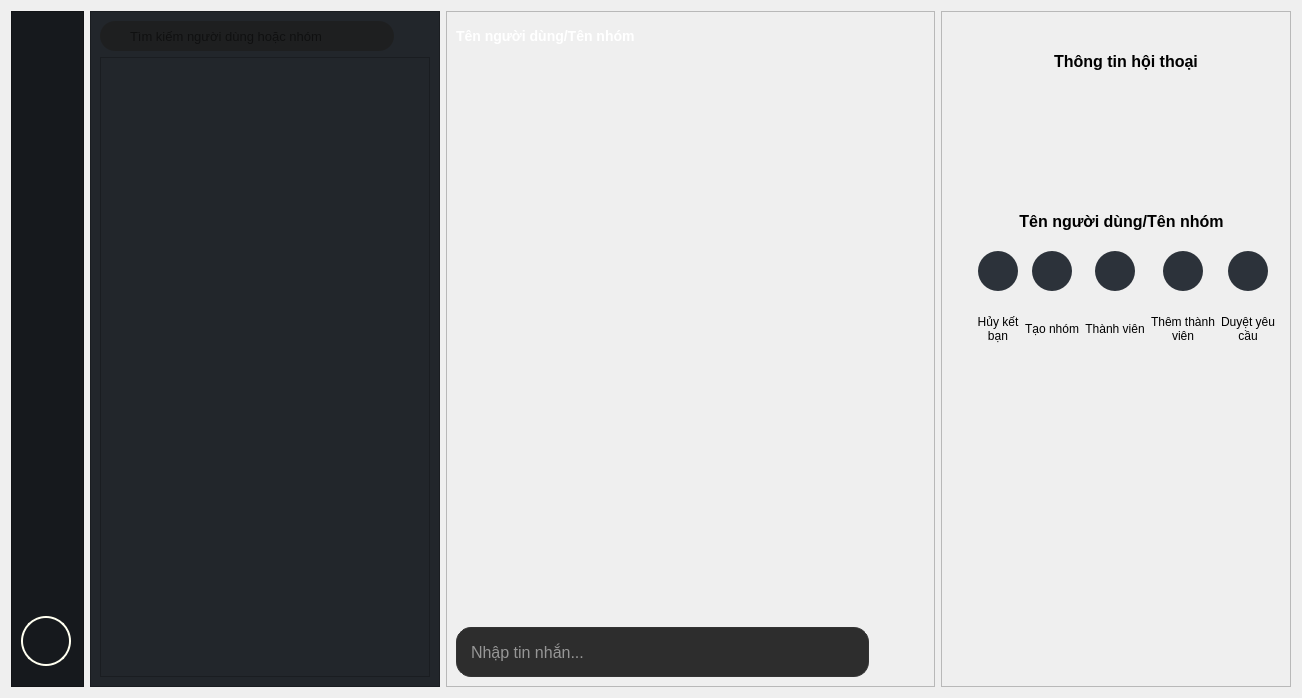
<?xml version="1.0" encoding="UTF-8"?>
<ui version="4.0">
 <class>Form</class>
 <widget class="QWidget" name="Form">
  <property name="geometry">
   <rect>
    <x>0</x>
    <y>0</y>
    <width>1302</width>
    <height>698</height>
   </rect>
  </property>
  <property name="minimumSize">
   <size>
    <width>0</width>
    <height>0</height>
   </size>
  </property>
  <property name="windowTitle">
   <string>Form</string>
  </property>
  <layout class="QHBoxLayout" name="horizontalLayout">
   <item>
    <widget class="QFrame" name="col1_nav">
     <property name="sizePolicy">
      <sizepolicy hsizetype="Fixed" vsizetype="Preferred">
       <horstretch>0</horstretch>
       <verstretch>0</verstretch>
      </sizepolicy>
     </property>
     <property name="minimumSize">
      <size>
       <width>73</width>
       <height>0</height>
      </size>
     </property>
     <property name="maximumSize">
      <size>
       <width>73</width>
       <height>16777215</height>
      </size>
     </property>
     <property name="styleSheet">
      <string notr="true"> background-color: #16191D;</string>
     </property>
     <property name="frameShape">
      <enum>QFrame::Shape::StyledPanel</enum>
     </property>
     <property name="frameShadow">
      <enum>QFrame::Shadow::Raised</enum>
     </property>
     <layout class="QVBoxLayout" name="verticalLayout">
      <property name="topMargin">
       <number>15</number>
      </property>
      <property name="bottomMargin">
       <number>20</number>
      </property>
      <item>
       <widget class="QPushButton" name="btn_messages">
        <property name="minimumSize">
         <size>
          <width>50</width>
          <height>50</height>
         </size>
        </property>
        <property name="maximumSize">
         <size>
          <width>50</width>
          <height>50</height>
         </size>
        </property>
        <property name="cursor">
         <cursorShape>PointingHandCursor</cursorShape>
        </property>
        <property name="styleSheet">
         <string notr="true">QPushButton {
    border: none;
    background-color: transparent;
    border-radius: 10px; /* Bo góc */
}
QPushButton:hover {
    background-color: rgba(255, 255, 255, 0.1); /* Màu nền nhạt khi di chuột vào */
}</string>
        </property>
        <property name="text">
         <string/>
        </property>
        <property name="icon">
         <iconset>
          <normaloff>images/chaticon.svg</normaloff>images/chaticon.svg</iconset>
        </property>
        <property name="iconSize">
         <size>
          <width>30</width>
          <height>30</height>
         </size>
        </property>
       </widget>
      </item>
      <item>
       <spacer name="verticalSpacer">
        <property name="orientation">
         <enum>Qt::Orientation::Vertical</enum>
        </property>
        <property name="sizeHint" stdset="0">
         <size>
          <width>20</width>
          <height>40</height>
         </size>
        </property>
       </spacer>
      </item>
      <item>
       <widget class="QPushButton" name="btn_avatar">
        <property name="minimumSize">
         <size>
          <width>50</width>
          <height>50</height>
         </size>
        </property>
        <property name="maximumSize">
         <size>
          <width>50</width>
          <height>50</height>
         </size>
        </property>
        <property name="cursor">
         <cursorShape>PointingHandCursor</cursorShape>
        </property>
        <property name="styleSheet">
         <string notr="true">#btn_avatar {
    background-color: transparent;
    border: 2px solid #FFFFF0; 
    border-radius: 25px; 
    padding: 5px; 
}

</string>
        </property>
        <property name="text">
         <string/>
        </property>
        <property name="icon">
         <iconset>
          <normaloff>images/avtchat-removebg-preview.png</normaloff>images/avtchat-removebg-preview.png</iconset>
        </property>
        <property name="iconSize">
         <size>
          <width>40</width>
          <height>40</height>
         </size>
        </property>
       </widget>
      </item>
     </layout>
    </widget>
   </item>
   <item>
    <widget class="QFrame" name="col2_chatlist">
     <property name="sizePolicy">
      <sizepolicy hsizetype="Fixed" vsizetype="Preferred">
       <horstretch>0</horstretch>
       <verstretch>0</verstretch>
      </sizepolicy>
     </property>
     <property name="minimumSize">
      <size>
       <width>350</width>
       <height>0</height>
      </size>
     </property>
     <property name="maximumSize">
      <size>
       <width>350</width>
       <height>16777215</height>
      </size>
     </property>
     <property name="styleSheet">
      <string notr="true"> background-color: #22262B;</string>
     </property>
     <property name="frameShape">
      <enum>QFrame::Shape::StyledPanel</enum>
     </property>
     <property name="frameShadow">
      <enum>QFrame::Shadow::Raised</enum>
     </property>
     <layout class="QVBoxLayout" name="verticalLayout_2">
      <item>
       <layout class="QHBoxLayout" name="horizontalLayout_2">
        <item>
         <widget class="QLineEdit" name="txt_search">
          <property name="minimumSize">
           <size>
            <width>0</width>
            <height>30</height>
           </size>
          </property>
          <property name="maximumSize">
           <size>
            <width>16777215</width>
            <height>30</height>
           </size>
          </property>
          <property name="font">
           <font>
            <pointsize>10</pointsize>
           </font>
          </property>
          <property name="styleSheet">
           <string notr="true">QLineEdit {
    border-radius: 15px;      /* Bo tròn thanh tìm kiếm giống Web */
    padding-left: 28px;       /* Rất quan trọng: Đẩy chữ sang phải 28px để không đè lên icon kính lúp */
    padding-right: 10px;
    background-color: #1E1F20;
}
QLineEdit:focus {
    border: 1px solid #3498db; /* Đổi sang màu xanh dương khi click vào gõ chữ */
}</string>
          </property>
          <property name="placeholderText">
           <string>Tìm kiếm người dùng hoặc nhóm</string>
          </property>
         </widget>
        </item>
        <item>
         <widget class="QPushButton" name="btn_create_group">
          <property name="minimumSize">
           <size>
            <width>30</width>
            <height>30</height>
           </size>
          </property>
          <property name="maximumSize">
           <size>
            <width>30</width>
            <height>30</height>
           </size>
          </property>
          <property name="cursor">
           <cursorShape>PointingHandCursor</cursorShape>
          </property>
          <property name="styleSheet">
           <string notr="true">QPushButton {
    border: none;
    background-color: transparent; 
    border-radius: 8px;       
   padding: 5px; 
}
QPushButton:hover {
    background-color: rgba(255, 255, 255, 0.1); 
}</string>
          </property>
          <property name="text">
           <string/>
          </property>
          <property name="icon">
           <iconset>
            <normaloff>images/usergr.svg</normaloff>images/usergr.svg</iconset>
          </property>
          <property name="iconSize">
           <size>
            <width>20</width>
            <height>20</height>
           </size>
          </property>
         </widget>
        </item>
       </layout>
      </item>
      <item>
       <widget class="QListWidget" name="list_chats"/>
      </item>
     </layout>
    </widget>
   </item>
   <item>
    <widget class="QFrame" name="col3_mainchat">
     <property name="sizePolicy">
      <sizepolicy hsizetype="Expanding" vsizetype="Preferred">
       <horstretch>0</horstretch>
       <verstretch>0</verstretch>
      </sizepolicy>
     </property>
     <property name="styleSheet">
      <string notr="true">/* Làm đẹp Header */
QLabel#lbl_chat_title {
    font-weight: bold;
    font-size: 14px;
    color: #ffffff;
}

/* Xóa viền của vùng cuộn tin nhắn */
QScrollArea#scroll_chat_history {
    border: none;
    background-color: #16191D; /* Màu nền vùng chat (tối) */
}

/* Làm mượt dải nút chức năng (Sticker, Ảnh, Cam) */
QPushButton#btn_sticker, QPushButton#btn_image, QPushButton#btn_camera, QPushButton#btn_search_chat, QPushButton#btn_toggle_info {
    border: none;
    background-color: transparent;
    padding: 5px;
}
QPushButton#btn_sticker:hover, QPushButton#btn_image:hover, QPushButton#btn_camera:hover, QPushButton#btn_search_chat:hover, QPushButton#btn_toggle_info:hover {
    background-color: rgba(255, 255, 255, 0.1); /* Sáng nhẹ khi di chuột vào */
    border-radius: 5px;
}

/* Làm đẹp ô gõ tin nhắn */
QLineEdit#txt_input_message {
    border: 1px solid #333333;
    border-radius: 15px;
    padding: 6px 12px;
    background-color: #2d2d2d;
    color: #ffffff;
}

QLineEdit#txt_input_message:focus {
    border: 1px solid #3498db; /* Viền đổi sang màu xanh dương để người dùng biết đang gõ */
}
/* Làm đẹp nút Gửi */
QPushButton#btn_send {
    border: none;
    background-color: transparent;
    color: white;
    padding: 6px 15px;
    border-radius: 15px;
    font-weight: bold;
}
QPushButton#btn_send:hover {
    background-color: rgba(255, 255, 255, 0.1);
}</string>
     </property>
     <property name="frameShape">
      <enum>QFrame::Shape::StyledPanel</enum>
     </property>
     <property name="frameShadow">
      <enum>QFrame::Shadow::Raised</enum>
     </property>
     <layout class="QVBoxLayout" name="verticalLayout_3">
      <item>
       <layout class="QHBoxLayout" name="horizontalLayout_3">
        <item>
         <widget class="QLabel" name="lbl_chat_title">
          <property name="font">
           <font>
            <pointsize>-1</pointsize>
            <bold>true</bold>
           </font>
          </property>
          <property name="text">
           <string>Tên người dùng/Tên nhóm</string>
          </property>
         </widget>
        </item>
        <item>
         <spacer name="horizontalSpacer_4">
          <property name="orientation">
           <enum>Qt::Orientation::Horizontal</enum>
          </property>
          <property name="sizeHint" stdset="0">
           <size>
            <width>40</width>
            <height>20</height>
           </size>
          </property>
         </spacer>
        </item>
        <item>
         <widget class="QPushButton" name="btn_search_chat">
          <property name="minimumSize">
           <size>
            <width>30</width>
            <height>30</height>
           </size>
          </property>
          <property name="maximumSize">
           <size>
            <width>30</width>
            <height>30</height>
           </size>
          </property>
          <property name="cursor">
           <cursorShape>PointingHandCursor</cursorShape>
          </property>
          <property name="text">
           <string/>
          </property>
          <property name="icon">
           <iconset>
            <normaloff>images/search.svg</normaloff>images/search.svg</iconset>
          </property>
          <property name="iconSize">
           <size>
            <width>20</width>
            <height>20</height>
           </size>
          </property>
         </widget>
        </item>
        <item>
         <widget class="QPushButton" name="btn_toggle_info">
          <property name="minimumSize">
           <size>
            <width>30</width>
            <height>30</height>
           </size>
          </property>
          <property name="maximumSize">
           <size>
            <width>30</width>
            <height>30</height>
           </size>
          </property>
          <property name="cursor">
           <cursorShape>PointingHandCursor</cursorShape>
          </property>
          <property name="text">
           <string/>
          </property>
          <property name="icon">
           <iconset>
            <normaloff>images/sidebar.svg</normaloff>images/sidebar.svg</iconset>
          </property>
          <property name="iconSize">
           <size>
            <width>20</width>
            <height>20</height>
           </size>
          </property>
         </widget>
        </item>
       </layout>
      </item>
      <item>
       <widget class="QScrollArea" name="scroll_chat_history">
        <property name="font">
         <font>
          <pointsize>10</pointsize>
         </font>
        </property>
        <property name="widgetResizable">
         <bool>true</bool>
        </property>
        <widget class="QWidget" name="scrollAreaWidgetContents_2">
         <property name="geometry">
          <rect>
           <x>0</x>
           <y>0</y>
           <width>471</width>
           <height>519</height>
          </rect>
         </property>
        </widget>
       </widget>
      </item>
      <item>
       <layout class="QHBoxLayout" name="horizontalLayout_4">
        <item>
         <widget class="QPushButton" name="btn_sticker">
          <property name="minimumSize">
           <size>
            <width>35</width>
            <height>35</height>
           </size>
          </property>
          <property name="maximumSize">
           <size>
            <width>35</width>
            <height>35</height>
           </size>
          </property>
          <property name="cursor">
           <cursorShape>PointingHandCursor</cursorShape>
          </property>
          <property name="text">
           <string/>
          </property>
          <property name="icon">
           <iconset>
            <normaloff>images/emoji.svg</normaloff>images/emoji.svg</iconset>
          </property>
          <property name="iconSize">
           <size>
            <width>20</width>
            <height>20</height>
           </size>
          </property>
         </widget>
        </item>
        <item>
         <widget class="QPushButton" name="btn_image">
          <property name="minimumSize">
           <size>
            <width>35</width>
            <height>35</height>
           </size>
          </property>
          <property name="maximumSize">
           <size>
            <width>35</width>
            <height>35</height>
           </size>
          </property>
          <property name="cursor">
           <cursorShape>PointingHandCursor</cursorShape>
          </property>
          <property name="text">
           <string/>
          </property>
          <property name="icon">
           <iconset>
            <normaloff>images/picture.svg</normaloff>images/picture.svg</iconset>
          </property>
          <property name="iconSize">
           <size>
            <width>20</width>
            <height>20</height>
           </size>
          </property>
         </widget>
        </item>
        <item>
         <widget class="QPushButton" name="btn_camera">
          <property name="minimumSize">
           <size>
            <width>35</width>
            <height>35</height>
           </size>
          </property>
          <property name="maximumSize">
           <size>
            <width>35</width>
            <height>35</height>
           </size>
          </property>
          <property name="cursor">
           <cursorShape>PointingHandCursor</cursorShape>
          </property>
          <property name="text">
           <string/>
          </property>
          <property name="icon">
           <iconset>
            <normaloff>images/camera.svg</normaloff>images/camera.svg</iconset>
          </property>
          <property name="iconSize">
           <size>
            <width>20</width>
            <height>20</height>
           </size>
          </property>
         </widget>
        </item>
        <item>
         <spacer name="horizontalSpacer_3">
          <property name="orientation">
           <enum>Qt::Orientation::Horizontal</enum>
          </property>
          <property name="sizeHint" stdset="0">
           <size>
            <width>40</width>
            <height>20</height>
           </size>
          </property>
         </spacer>
        </item>
       </layout>
      </item>
      <item>
       <layout class="QHBoxLayout" name="horizontalLayout_5">
        <item>
         <widget class="QLineEdit" name="txt_input_message">
          <property name="minimumSize">
           <size>
            <width>0</width>
            <height>50</height>
           </size>
          </property>
          <property name="font">
           <font>
            <pointsize>12</pointsize>
           </font>
          </property>
          <property name="placeholderText">
           <string>Nhập tin nhắn...</string>
          </property>
         </widget>
        </item>
        <item>
         <widget class="QPushButton" name="btn_send">
          <property name="maximumSize">
           <size>
            <width>50</width>
            <height>50</height>
           </size>
          </property>
          <property name="cursor">
           <cursorShape>PointingHandCursor</cursorShape>
          </property>
          <property name="text">
           <string/>
          </property>
          <property name="icon">
           <iconset>
            <normaloff>images/send.svg</normaloff>images/send.svg</iconset>
          </property>
          <property name="iconSize">
           <size>
            <width>20</width>
            <height>20</height>
           </size>
          </property>
         </widget>
        </item>
       </layout>
      </item>
     </layout>
    </widget>
   </item>
   <item>
    <widget class="QFrame" name="col4_info">
     <property name="sizePolicy">
      <sizepolicy hsizetype="Fixed" vsizetype="Preferred">
       <horstretch>0</horstretch>
       <verstretch>0</verstretch>
      </sizepolicy>
     </property>
     <property name="minimumSize">
      <size>
       <width>350</width>
       <height>0</height>
      </size>
     </property>
     <property name="maximumSize">
      <size>
       <width>350</width>
       <height>16777215</height>
      </size>
     </property>
     <property name="frameShape">
      <enum>QFrame::Shape::StyledPanel</enum>
     </property>
     <property name="frameShadow">
      <enum>QFrame::Shadow::Raised</enum>
     </property>
     <layout class="QVBoxLayout" name="verticalLayout_4">
      <item>
       <widget class="QStackedWidget" name="stacked_col4">
        <property name="currentIndex">
         <number>0</number>
        </property>
        <widget class="QWidget" name="page_info">
         <widget class="QWidget" name="horizontalLayoutWidget_2">
          <property name="geometry">
           <rect>
            <x>30</x>
            <y>20</y>
            <width>290</width>
            <height>41</height>
           </rect>
          </property>
          <layout class="QHBoxLayout" name="horizontalLayout_7">
           <item>
            <spacer name="horizontalSpacer_5">
             <property name="orientation">
              <enum>Qt::Orientation::Horizontal</enum>
             </property>
             <property name="sizeHint" stdset="0">
              <size>
               <width>40</width>
               <height>20</height>
              </size>
             </property>
            </spacer>
           </item>
           <item>
            <widget class="QLabel" name="lbl_col4_title">
             <property name="font">
              <font>
               <pointsize>12</pointsize>
               <bold>true</bold>
              </font>
             </property>
             <property name="text">
              <string>Thông tin hội thoại</string>
             </property>
             <property name="alignment">
              <set>Qt::AlignmentFlag::AlignCenter</set>
             </property>
            </widget>
           </item>
           <item>
            <spacer name="horizontalSpacer_6">
             <property name="orientation">
              <enum>Qt::Orientation::Horizontal</enum>
             </property>
             <property name="sizeHint" stdset="0">
              <size>
               <width>40</width>
               <height>20</height>
              </size>
             </property>
            </spacer>
           </item>
          </layout>
         </widget>
         <widget class="QLabel" name="lbl_info_avatar">
          <property name="geometry">
           <rect>
            <x>125</x>
            <y>70</y>
            <width>100</width>
            <height>100</height>
           </rect>
          </property>
          <property name="text">
           <string/>
          </property>
          <property name="alignment">
           <set>Qt::AlignmentFlag::AlignCenter</set>
          </property>
         </widget>
         <widget class="QWidget" name="horizontalLayoutWidget_3">
          <property name="geometry">
           <rect>
            <x>40</x>
            <y>180</y>
            <width>261</width>
            <height>40</height>
           </rect>
          </property>
          <layout class="QHBoxLayout" name="horizontalLayout_8">
           <item>
            <spacer name="horizontalSpacer_7">
             <property name="orientation">
              <enum>Qt::Orientation::Horizontal</enum>
             </property>
             <property name="sizeHint" stdset="0">
              <size>
               <width>40</width>
               <height>20</height>
              </size>
             </property>
            </spacer>
           </item>
           <item>
            <widget class="QLabel" name="lbl_info_name">
             <property name="font">
              <font>
               <pointsize>12</pointsize>
               <bold>true</bold>
              </font>
             </property>
             <property name="text">
              <string>Tên người dùng/Tên nhóm</string>
             </property>
             <property name="alignment">
              <set>Qt::AlignmentFlag::AlignCenter</set>
             </property>
            </widget>
           </item>
           <item>
            <spacer name="horizontalSpacer_8">
             <property name="orientation">
              <enum>Qt::Orientation::Horizontal</enum>
             </property>
             <property name="sizeHint" stdset="0">
              <size>
               <width>40</width>
               <height>20</height>
              </size>
             </property>
            </spacer>
           </item>
          </layout>
         </widget>
         <widget class="QWidget" name="horizontalLayoutWidget">
          <property name="geometry">
           <rect>
            <x>10</x>
            <y>230</y>
            <width>330</width>
            <height>110</height>
           </rect>
          </property>
          <layout class="QHBoxLayout" name="horizontalLayout_6">
           <item>
            <spacer name="horizontalSpacer">
             <property name="orientation">
              <enum>Qt::Orientation::Horizontal</enum>
             </property>
             <property name="sizeHint" stdset="0">
              <size>
               <width>10</width>
               <height>20</height>
              </size>
             </property>
            </spacer>
           </item>

           <item>
            <layout class="QVBoxLayout" name="verticalLayout_10">
             <item alignment="Qt::AlignmentFlag::AlignHCenter">
              <widget class="QPushButton" name="btn_info_block">
               <property name="minimumSize">
                <size>
                 <width>40</width>
                 <height>40</height>
                </size>
               </property>
               <property name="maximumSize">
                <size>
                 <width>40</width>
                 <height>40</height>
                </size>
               </property>
               <property name="styleSheet">
                <string notr="true">QPushButton {
    border-radius: 20px;
    background-color: #2C323A;
}
QPushButton:hover {
    background-color: rgba(255, 255, 255, 0.1);
}</string>
               </property>
               <property name="text">
                <string/>
               </property>
               <property name="icon">
                <iconset>
                 <normaloff>images/block.svg</normaloff>images/block.svg</iconset>
               </property>
               <property name="iconSize">
                <size>
                 <width>24</width>
                 <height>24</height>
                </size>
               </property>
              </widget>
             </item>
             <item>
              <widget class="QLabel" name="lbl_btn_block">
               <property name="text">
                <string>&lt;html&gt;&lt;head/&gt;&lt;body&gt;&lt;p align=&quot;center&quot;&gt;Hủy kết&lt;br/&gt;bạn&lt;/p&gt;&lt;/body&gt;&lt;/html&gt;</string>
               </property>
               <property name="alignment">
                <set>Qt::AlignmentFlag::AlignCenter</set>
               </property>
              </widget>
             </item>
            </layout>
           </item>
           <item>
            <layout class="QVBoxLayout" name="verticalLayout_6">
             <item alignment="Qt::AlignmentFlag::AlignHCenter">
              <widget class="QPushButton" name="btn_info_action">
               <property name="minimumSize">
                <size>
                 <width>40</width>
                 <height>40</height>
                </size>
               </property>
               <property name="maximumSize">
                <size>
                 <width>40</width>
                 <height>40</height>
                </size>
               </property>
               <property name="styleSheet">
                <string notr="true">QPushButton {
    border-radius: 20px;
    background-color: #2C323A;
}
QPushButton:hover {
    background-color: rgba(255, 255, 255, 0.1);
}</string>
               </property>
               <property name="text">
                <string/>
               </property>
               <property name="icon">
                <iconset>
                 <normaloff>images/usergr.svg</normaloff>images/usergr.svg</iconset>
               </property>
               <property name="iconSize">
                <size>
                 <width>24</width>
                 <height>24</height>
                </size>
               </property>
              </widget>
             </item>
             <item>
              <widget class="QLabel" name="lbl_btn_action">
               <property name="text">
                <string>&lt;html&gt;&lt;head/&gt;&lt;body&gt;&lt;p align=&quot;center&quot;&gt;Tạo nhóm&lt;/p&gt;&lt;/body&gt;&lt;/html&gt;</string>
               </property>
               <property name="alignment">
                <set>Qt::AlignmentFlag::AlignCenter</set>
               </property>
              </widget>
             </item>
            </layout>
           </item>
           <item>
            <layout class="QVBoxLayout" name="verticalLayout_11">
             <item alignment="Qt::AlignmentFlag::AlignHCenter">
              <widget class="QPushButton" name="btn_info_members">
               <property name="minimumSize">
                <size>
                 <width>40</width>
                 <height>40</height>
                </size>
               </property>
               <property name="maximumSize">
                <size>
                 <width>40</width>
                 <height>40</height>
                </size>
               </property>
               <property name="styleSheet">
                <string notr="true">QPushButton {
    border-radius: 20px;
    background-color: #2C323A;
}
QPushButton:hover {
    background-color: rgba(255, 255, 255, 0.1);
}</string>
               </property>
               <property name="text">
                <string/>
               </property>
               <property name="icon">
                <iconset>
                 <normaloff>images/listfricon.svg</normaloff>images/listfricon.svg</iconset>
               </property>
               <property name="iconSize">
                <size>
                 <width>24</width>
                 <height>24</height>
                </size>
               </property>
              </widget>
             </item>
             <item>
              <widget class="QLabel" name="lbl_btn_members">
               <property name="text">
                <string>&lt;html&gt;&lt;head/&gt;&lt;body&gt;&lt;p align=&quot;center&quot;&gt;Thành viên&lt;/p&gt;&lt;/body&gt;&lt;/html&gt;</string>
               </property>
               <property name="alignment">
                <set>Qt::AlignmentFlag::AlignCenter</set>
               </property>
              </widget>
             </item>
            </layout>
           </item>
           <item>
            <layout class="QVBoxLayout" name="verticalLayout_add_member">
             <item alignment="Qt::AlignmentFlag::AlignHCenter">
              <widget class="QPushButton" name="btn_info_add_member">
               <property name="minimumSize">
                <size>
                 <width>40</width>
                 <height>40</height>
                </size>
               </property>
               <property name="maximumSize">
                <size>
                 <width>40</width>
                 <height>40</height>
                </size>
               </property>
               <property name="styleSheet">
                <string notr="true">QPushButton {
    border-radius: 20px;
    background-color: #2C323A;
}
QPushButton:hover {
    background-color: rgba(255, 255, 255, 0.1);
}</string>
               </property>
               <property name="text">
                <string/>
               </property>
               <property name="icon">
                <iconset>
                 <normaloff>images/add_user.svg</normaloff>images/add_user.svg</iconset>
               </property>
               <property name="iconSize">
                <size>
                 <width>24</width>
                 <height>24</height>
                </size>
               </property>
              </widget>
             </item>
             <item>
              <widget class="QLabel" name="label_4">
               <property name="text">
                <string>&lt;html&gt;&lt;head/&gt;&lt;body&gt;&lt;p align=&quot;center&quot;&gt;Thêm thành&lt;br/&gt;viên&lt;/p&gt;&lt;/body&gt;&lt;/html&gt;</string>
               </property>
               <property name="alignment">
                <set>Qt::AlignmentFlag::AlignCenter</set>
               </property>
              </widget>
             </item>
            </layout>
           </item>
           <item>
            <layout class="QVBoxLayout" name="verticalLayout_join_requests">
             <item alignment="Qt::AlignmentFlag::AlignHCenter">
              <widget class="QPushButton" name="btn_info_requests">
               <property name="minimumSize">
                <size>
                 <width>40</width>
                 <height>40</height>
                </size>
               </property>
               <property name="maximumSize">
                <size>
                 <width>40</width>
                 <height>40</height>
                </size>
               </property>
               <property name="styleSheet">
                <string notr="true">QPushButton {
    border-radius: 20px;
    background-color: #2C323A;
}
QPushButton:hover {
    background-color: rgba(255, 255, 255, 0.1);
}</string>
               </property>
               <property name="text">
                <string/>
               </property>
               <property name="icon">
                <iconset>
                 <normaloff>images/request.svg</normaloff>images/request.svg</iconset>
               </property>
               <property name="iconSize">
                <size>
                 <width>24</width>
                 <height>24</height>
                </size>
               </property>
              </widget>
             </item>
             <item>
              <widget class="QLabel" name="lbl_btn_requests">
               <property name="text">
                <string>&lt;html&gt;&lt;head/&gt;&lt;body&gt;&lt;p align=&quot;center&quot;&gt;Duyệt yêu &lt;br/&gt;cầu&lt;/p&gt;&lt;/body&gt;&lt;/html&gt;</string>
               </property>
               <property name="alignment">
                <set>Qt::AlignmentFlag::AlignCenter</set>
               </property>
              </widget>
             </item>
            </layout>
           </item>
           <item>
            <spacer name="horizontalSpacer_2">
             <property name="orientation">
              <enum>Qt::Orientation::Horizontal</enum>
             </property>
             <property name="sizeHint" stdset="0">
              <size>
               <width>10</width>
               <height>20</height>
              </size>
             </property>
            </spacer>
           </item>
          </layout>
         </widget>
        </widget>
        <widget class="QWidget" name="page_2"/>
       </widget>
      </item>
     </layout>
    </widget>
   </item>
  </layout>
 </widget>
 <resources/>
 <connections/>
</ui>
